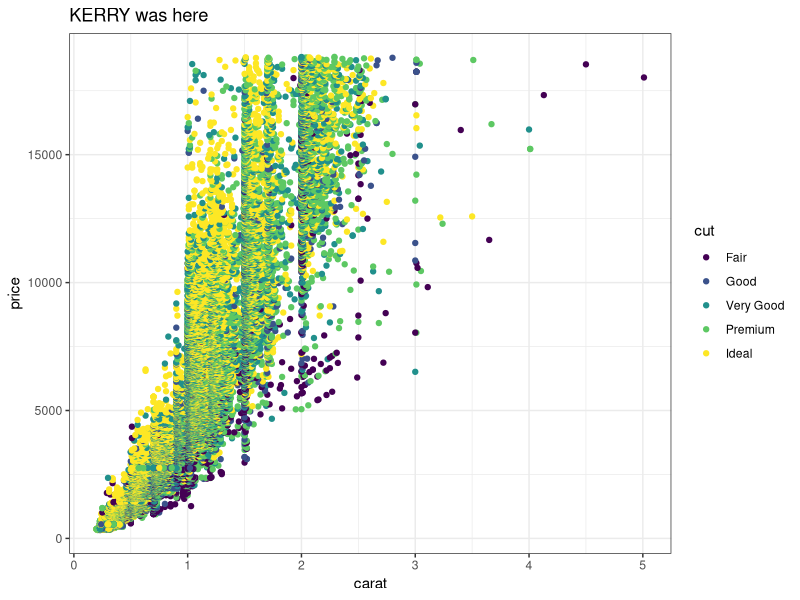
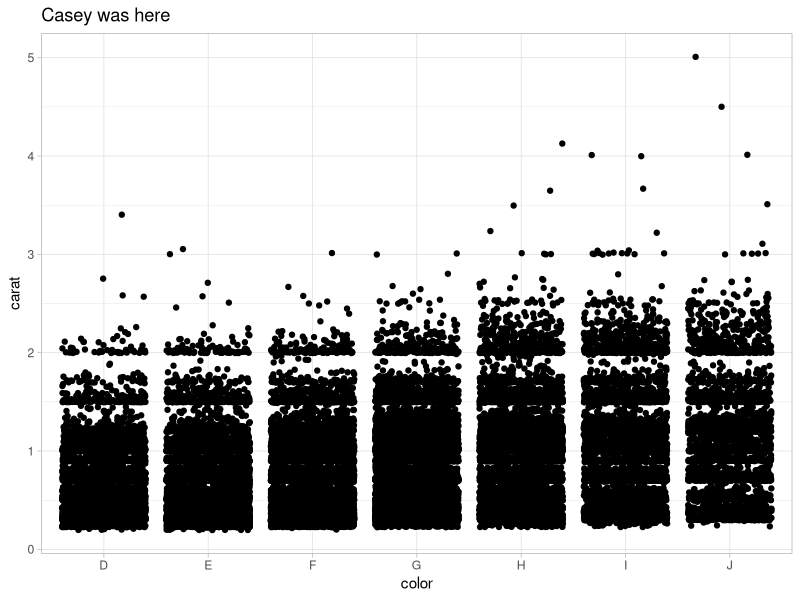

Here is the R script that generated these plots, in order: (Note: this script raises an error after producing the figures.)
## ---- chunk 1
knitr::opts_chunk$set(echo = TRUE)
library(tidyverse)
## ---- chunk 2
# Partner 1: Kerry Nixon
# Run the code below to see the original graph
# Change the code below to make the point color change based on 'cut', and update the theme to theme_bw(). Update the title to include your first name. 

ggplot(data = diamonds, aes(x = carat, y = price)) +
  geom_point(aes(color = cut)) +
  theme_bw() +
  labs(title = "KERRY was here")
## ---- chunk 3
# Partner 2: 
# Run the code below to see the original graph
# Change the code below to make the geom a geom_jitter, and update the theme to theme_light. Update the title to include your first name. 

ggplot(data = diamonds, aes(x = color, y = carat)) +
  geom_jitter() +
  theme_light() +
  labs(title = "Casey was here")
## ---- chunk 4

king_diamond <- diamonds %>% 
  select(carat) %>% 
  slice_max(1)

## ---- chunk 5

